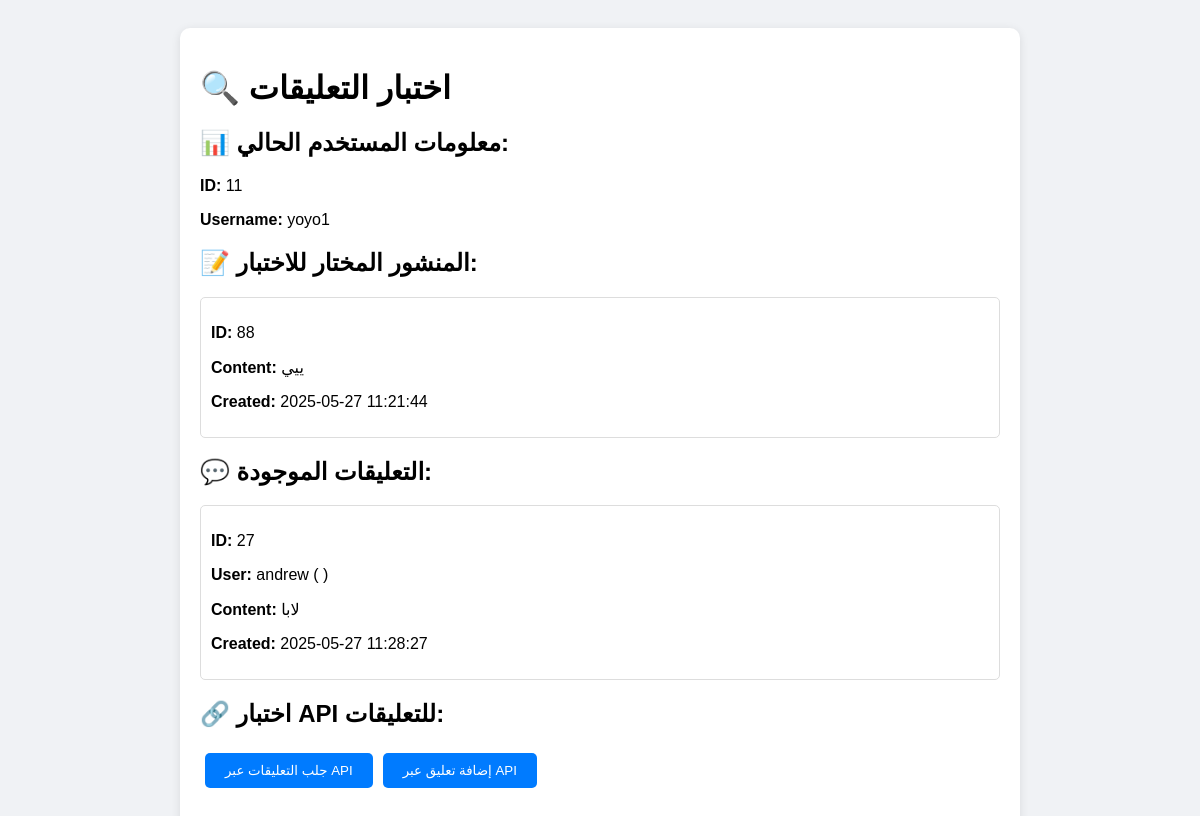
The app's page /test_comments.php with its own data.
### tables this page shows
CREATE TABLE `posts` (
  `id` int(11) NOT NULL AUTO_INCREMENT,
  `user_id` int(11) NOT NULL,
  `content` text DEFAULT NULL,
  `media_url` varchar(255) DEFAULT NULL,
  `created_at` timestamp NOT NULL DEFAULT current_timestamp(),
  `updated_at` timestamp NOT NULL DEFAULT current_timestamp() ON UPDATE current_timestamp(),
  `media_type` varchar(10) DEFAULT NULL,
  `location` varchar(255) DEFAULT NULL,
  `is_private` tinyint(1) DEFAULT 0,
  `likes_count` int(11) DEFAULT 0,
  `comments_count` int(11) DEFAULT 0,
  `shares_count` int(11) DEFAULT 0,
  PRIMARY KEY (`id`),
  KEY `user_id` (`user_id`),
  CONSTRAINT `posts_ibfk_1` FOREIGN KEY (`user_id`) REFERENCES `users` (`id`) ON DELETE CASCADE
);

CREATE TABLE `comments` (
  `id` int(11) NOT NULL AUTO_INCREMENT,
  `user_id` int(11) NOT NULL,
  `post_id` int(11) NOT NULL,
  `content` text NOT NULL,
  `created_at` timestamp NOT NULL DEFAULT current_timestamp(),
  PRIMARY KEY (`id`),
  KEY `user_id` (`user_id`),
  KEY `post_id` (`post_id`),
  CONSTRAINT `comments_ibfk_1` FOREIGN KEY (`user_id`) REFERENCES `users` (`id`) ON DELETE CASCADE,
  CONSTRAINT `comments_ibfk_2` FOREIGN KEY (`post_id`) REFERENCES `posts` (`id`) ON DELETE CASCADE
);

CREATE TABLE `users` (
  `id` int(11) NOT NULL AUTO_INCREMENT,
  `username` varchar(50) NOT NULL,
  `email` varchar(255) NOT NULL,
  `password` varchar(255) NOT NULL,
  `profile_picture` varchar(255) DEFAULT NULL,
  `bio` text DEFAULT NULL,
  `created_at` timestamp NOT NULL DEFAULT current_timestamp(),
  `updated_at` timestamp NOT NULL DEFAULT current_timestamp() ON UPDATE current_timestamp(),
  `last_active` timestamp NOT NULL DEFAULT current_timestamp() ON UPDATE current_timestamp(),
  `last_message_time` datetime DEFAULT NULL,
  `first_name` varchar(50) DEFAULT '',
  `last_name` varchar(50) DEFAULT '',
  `avatar_url` varchar(255) DEFAULT '/WEP/assets/images/default-avatar.png',
  `last_activity` timestamp NOT NULL DEFAULT current_timestamp() ON UPDATE current_timestamp(),
  `location` varchar(255) DEFAULT NULL,
  `website` varchar(255) DEFAULT NULL,
  `phone` varchar(20) DEFAULT NULL,
  `is_verified` tinyint(1) DEFAULT 0,
  `is_private` tinyint(1) DEFAULT 0,
  PRIMARY KEY (`id`),
  UNIQUE KEY `username` (`username`),
  UNIQUE KEY `email` (`email`)
);

### test_comments.php (the view, shortened to what this page needs)
<?php
require_once 'config.php';
echo "<!DOCTYPE html>";
echo "<html><head><meta charset='UTF-8'><title>اختبار التعليقات</title>";
echo "</head><body>";
echo "<div class='container'>";
echo "<h1>🔍 اختبار التعليقات</h1>";
try {
    $pdo = new PDO($dsn, DB_USER, DB_PASS, $pdo_options);
    $pdo->setAttribute(PDO::ATTR_ERRMODE, PDO::ERRMODE_EXCEPTION);
    echo "<h2>📊 معلومات المستخدم الحالي:</h2>";
    echo "<p><strong>ID:</strong> {$_SESSION['user_id']}</p>";
    echo "<p><strong>Username:</strong> {$_SESSION['username']}</p>";
    $stmt = $pdo->prepare("SELECT * FROM posts WHERE user_id = 11 ORDER BY id DESC LIMIT 1");
    $stmt->execute();
    $post = $stmt->fetch(PDO::FETCH_ASSOC);
    $post_id = $post['id'];
    echo "<h2>📝 المنشور المختار للاختبار:</h2>";
    echo "<div class='comment'>";
    echo "<p><strong>ID:</strong> {$post['id']}</p>";
    echo "<p><strong>Content:</strong> " . htmlspecialchars($post['content']) . "</p>";
    echo "<p><strong>Created:</strong> {$post['created_at']}</p>";
    echo "</div>";
    echo "<h2>💬 التعليقات الموجودة:</h2>";
    $stmt = $pdo->prepare("
        SELECT c.*, u.username, u.first_name, u.last_name, u.avatar_url
        FROM comments c
        JOIN users u ON c.user_id = u.id
        WHERE c.post_id = ?
        ORDER BY c.created_at DESC
    ");
    $stmt->execute([$post_id]);
    $comments = $stmt->fetchAll(PDO::FETCH_ASSOC);
    foreach ($comments as $comment) {
        echo "<div class='comment'>";
        echo "<p><strong>ID:</strong> {$comment['id']}</p>";
        echo "<p><strong>User:</strong> {$comment['username']} ({$comment['first_name']} {$comment['last_name']})</p>";
        echo "<p><strong>Content:</strong> " . htmlspecialchars($comment['content']) . "</p>";
        echo "<p><strong>Created:</strong> {$comment['created_at']}</p>";
        echo "</div>";
    }
    echo "<h2>🔗 اختبار API للتعليقات:</h2>";
    echo "<button onclick='testGetComments($post_id)' class='btn'>جلب التعليقات عبر API</button>";
    echo "<button onclick='testAddComment($post_id)' class='btn'>إضافة تعليق عبر API</button>";
} catch (Exception $e) {
    echo "<p class='error'>❌ خطأ: " . $e->getMessage() . "</p>";
}
echo "</div>";
echo "</body></html>";
?>

### test_comments.php (style rules this page uses)
body { font-family:Arial;padding:20px;background:#f0f2f5; }
.container { max-width:800px;margin:0 auto;background:white;padding:20px;border-radius:10px;box-shadow:0 2px 10px rgba(0,0,0,0.1); }
.comment { border:1px solid #ddd;padding:10px;margin:10px 0;border-radius:5px; }
.btn { padding:10px 20px;background:#007bff;color:white;border:none;border-radius:5px;cursor:pointer;margin:5px; }

### records on screen
posts: id "88", content "ييي", created_at "2025-05-27 11:21:44"
comments: id "27", user.username "andrew", content "لابا", created_at "2025-05-27 11:28:27"

### other values on screen
$_SESSION['user_id'] "11"
$_SESSION['username'] "yoyo1"
